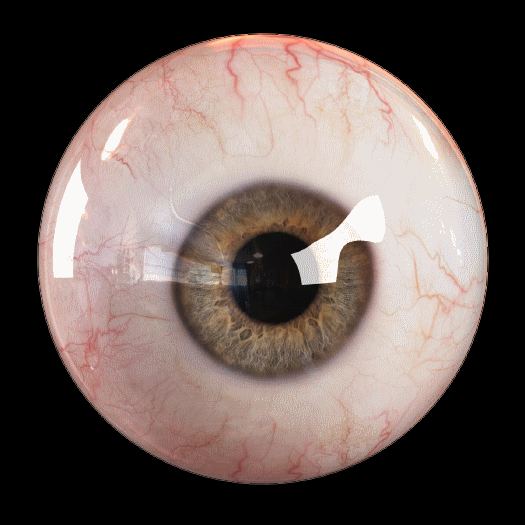
#> input picture python3x/AIandML/eyeball.png, 525 x 525 px
$ python main.py
#> lines starting #> are read from the running program, lines starting #| are printed output that depends on the picture
import cv2
import numpy as np

capture = cv2.VideoCapture(2)
overlay = cv2.imread('eyeball.png', -1)
#> overlay is the input picture: shape (525, 525, 4); mean B, G, R, A 88.8, 93.6, 107.1, 147.1

def overlay_transparent(background_img, img_to_overlay_t, x, y, overlay_size=None):
	bg_img = background_img.copy()

	if overlay_size is not None:
		img_to_overlay_t = cv2.resize(img_to_overlay_t.copy(), overlay_size)

	b,g,r,a = cv2.split(img_to_overlay_t)
	overlay_color = cv2.merge((b,g,r))

	mask = cv2.medianBlur(a,5)

	h, w, _ = overlay_color.shape
	roi = bg_img[y:y+h, x:x+w]

	img1_bg = cv2.bitwise_and(roi.copy(),roi.copy(),mask = cv2.bitwise_not(mask))
	img2_fg = cv2.bitwise_and(overlay_color,overlay_color,mask = mask)
	bg_img[y:y+h, x:x+w] = cv2.add(img1_bg, img2_fg)
	return bg_img

while True:
    ret, image = capture.read()
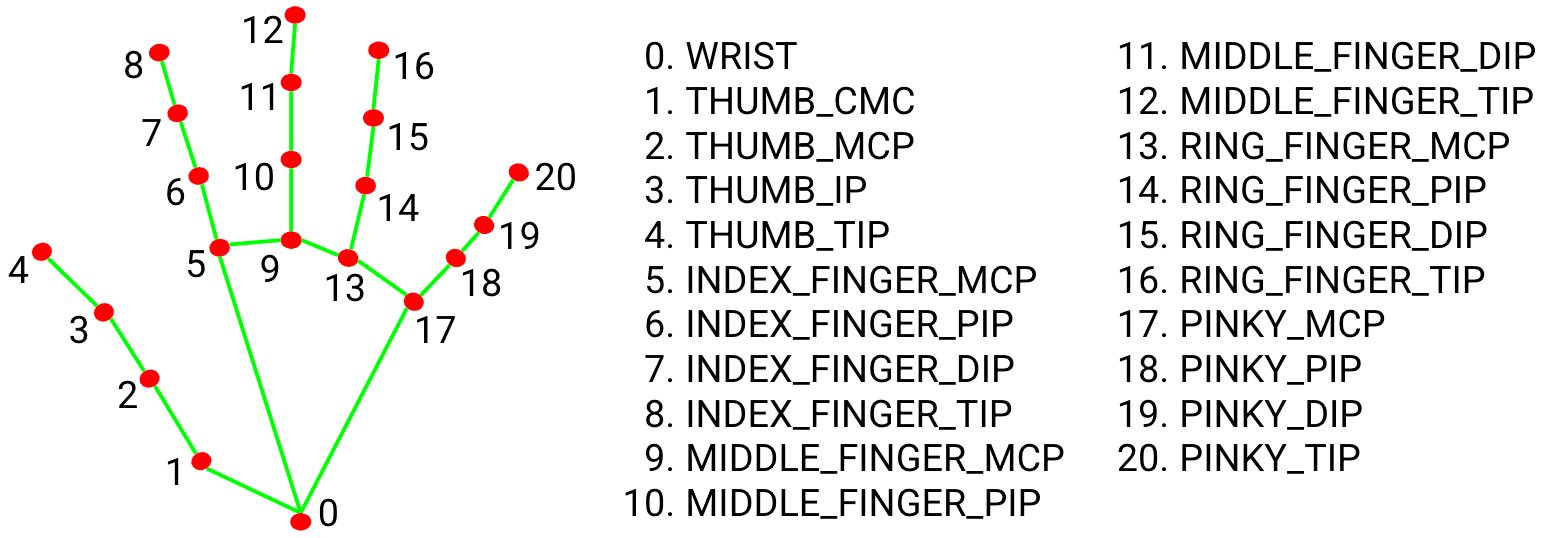
#> input picture python3x/handdrawing/hand_landmarks.png, 1543 x 538 px, given in place of the camera
#> image is the input picture: shape (538, 1543, 3); mean B, G, R 233.1, 234.9, 234.9
    over = image.copy()

    gray = cv2.cvtColor(image, cv2.COLOR_BGR2GRAY)
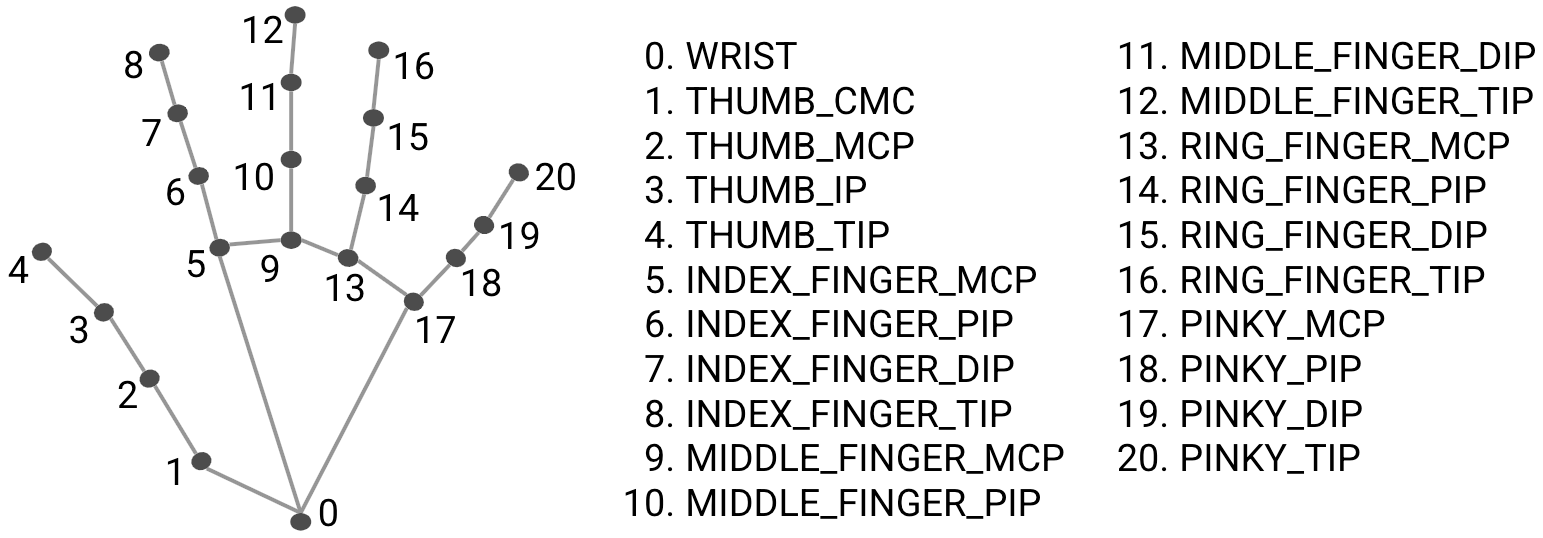
#> gray: shape (538, 1543); min 0, max 255, mean 234.7
    gray = cv2.GaussianBlur(gray,(5,5),0)
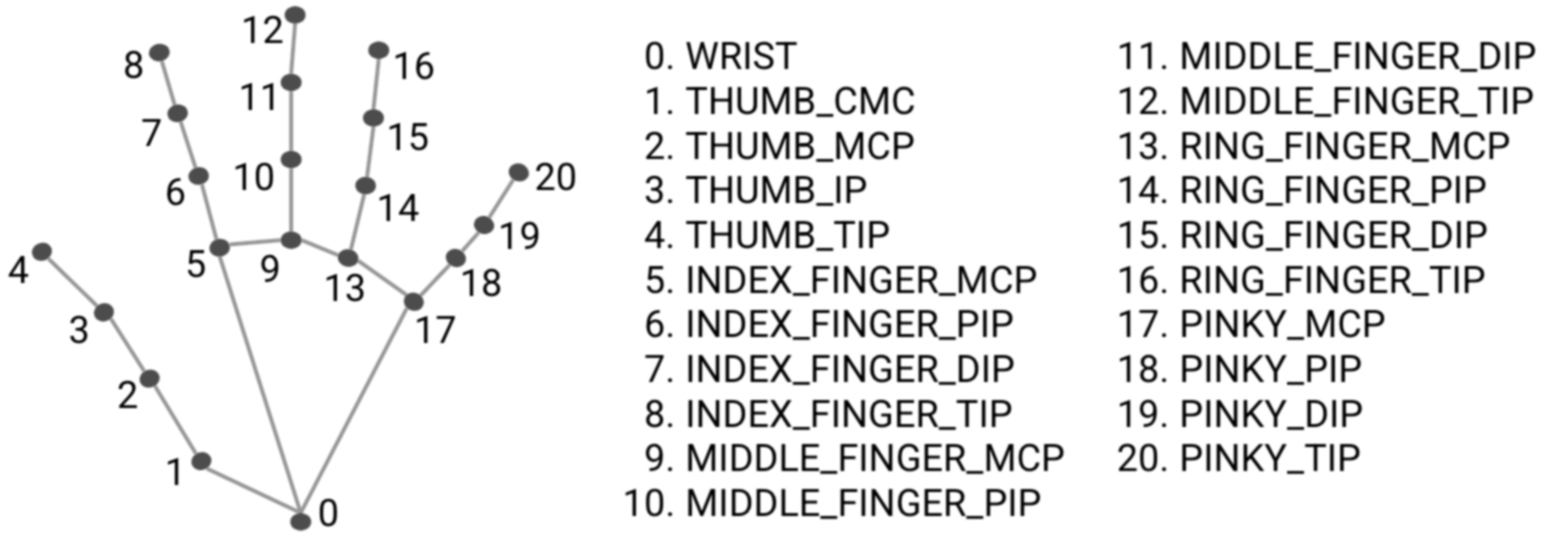
#> gray: shape (538, 1543); min 0, max 255, mean 234.7
    gray = cv2.medianBlur(gray, 5)
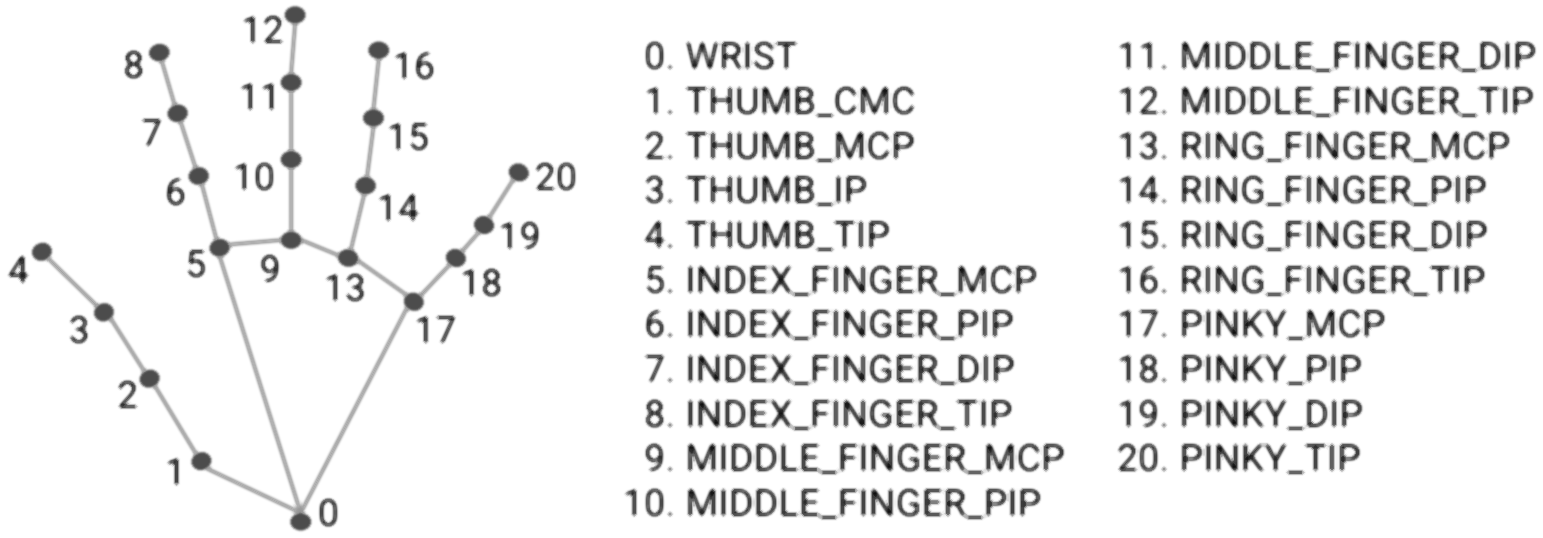
#> gray: shape (538, 1543); min 16, max 255, mean 236.6
    #gray = cv2.adaptiveThreshold(gray,255,cv2.ADAPTIVE_THRESH_GAUSSIAN_C,\
    #    cv2.THRESH_BINARY,11,3.5)

    circles = cv2.HoughCircles(gray, cv2.HOUGH_GRADIENT, 1, 10)
#> circles = 91 rows, first 8: [971.5, 239.5, 277.1], [972.5, 195.5, 278.4], [960.5, 243.5, 272.1], [987.5, 197.5, 272.2], [1001.5, 232.5, 260.9], [1014.5, 100.5, 357.5], [1048.5, 100.5, 350.6], [1076.5, 105.5, 345.5]

    if circles is not None:
        for i in circles[0,:]:
            #center = (i[0], i[1])
            radius = int(i[2]) * 2
#> (the run stopped early here; a loop or call above may not have finished)
